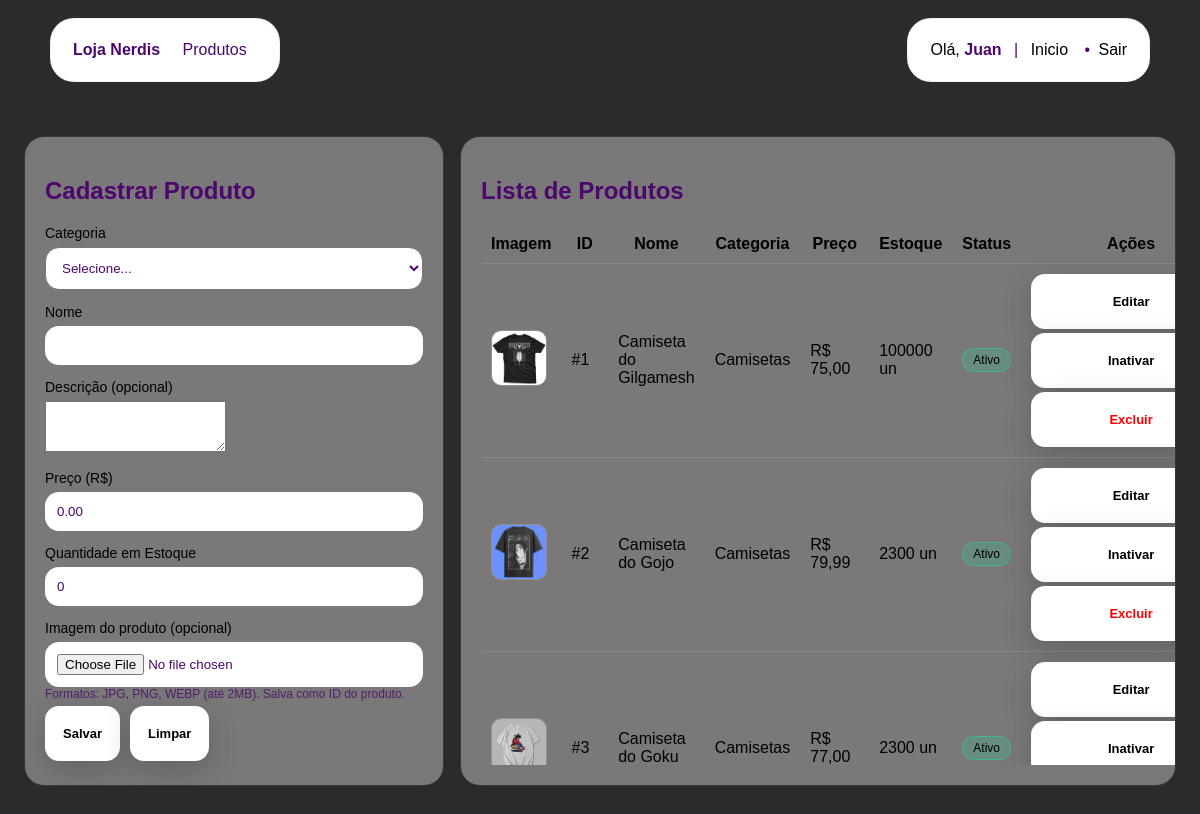
Page /loja_roupas/index.php?controller=produto&action=index (signed in) on the committed database.
### tables this page shows
CREATE TABLE `produto` (
  `id_produto` int(11) NOT NULL,
  `nome` varchar(100) NOT NULL,
  `descricao` text DEFAULT NULL,
  `preco` decimal(10,2) NOT NULL,
  `estoque` int(11) NOT NULL,
  `categoria_id` int(11) DEFAULT NULL,
  `ativo` tinyint(1) NOT NULL DEFAULT 1
);

CREATE TABLE `categoria` (
  `id_categoria` int(11) NOT NULL,
  `nome` varchar(50) NOT NULL
);

### loja_roupas/controllers/ProdutoController.php (called while the page is built, shortened)
<?php
require_once __DIR__ . '/../models/Produto.php';
class ProdutoController
{
public function index(): void
{
$produtoModel = new Produto();
$produtos = $produtoModel->listarComCategoria(false);
$editar = null;
require_once __DIR__ . '/../views/produtos.php';
}
}

### loja_roupas/index.php (called while the page is built, shortened)
<?php
require_once __DIR__ . '/config/db.php';
$controller = $_GET['controller'] ?? 'auth';
$action = $_GET['action'] ?? 'form';
switch ($controller) {
    case 'produto':
        require_once __DIR__ . '/controllers/ProdutoController.php';
        $c = new ProdutoController();
        break;
}
$c->$action();

### loja_roupas/config/db.php (called while the page is built)
<?php
class Database
{
private static $conn = null;
public static function getConnection()
{
if (self::$conn === null) {
try {
self::$conn = new PDO(
"mysql:host=localhost;dbname=loja_roupas;charset=utf8mb4",
"root",
"",
[
PDO::ATTR_ERRMODE => PDO::ERRMODE_EXCEPTION,
PDO::ATTR_DEFAULT_FETCH_MODE => PDO::FETCH_ASSOC
]
);
} catch (PDOException $e) {
die("Erro ao conectar ao banco de dados.");
}
}
return self::$conn;
}
}

### loja_roupas/models/produto.php (called while the page is built, shortened)
<?php
require_once __DIR__ . '/../config/db.php';
class Produto
{
    private PDO $conn;
    public function __construct()
    {
        $this->conn = Database::getConnection();
    }
    public function listarComCategoria(bool $somenteAtivos = false): array
    {
        $sql = "
            SELECT p.id_produto, p.categoria_id, p.nome, p.descricao, p.preco, p.estoque, p.ativo,
                   c.nome AS categoria_nome
            FROM produto p
            INNER JOIN categoria c ON c.id_categoria = p.categoria_id
        ";
        $sql .= " ORDER BY c.nome ASC, p.nome ASC";
        return $this->conn->query($sql)->fetchAll();
    }
}

### loja_roupas/views/produtos.php (the view, shortened to what this page needs)
<?php
function imagemProdutoUrl(int $produtoId): string
{
    $baseFs = __DIR__ . "/../public/uploads/produtos/";
    $baseUrl = "public/uploads/produtos/";
    foreach (['jpg','png','webp'] as $ext) {
        if (file_exists($baseFs . $produtoId . '.' . $ext)) {
            return $baseUrl . $produtoId . '.' . $ext;
        }
    }
    return "public/assets/img/produto_sem_foto.png";
}
?>
<!doctype html>
<html lang="pt-br">
<head>
    <link rel="stylesheet" href="public/assets/css/style.css">
</head>
<body class="pagina-produtos">
<div class="header">
    <div class="container header-inner">
        <div class="cabecaproduto">
            <strong>Loja Nerdis</strong>
            <span class="badge">Produtos</span>
        </div>
        <div class="user">
   <span style="color: black;">Olá,</span> <strong><?= htmlspecialchars($_SESSION['usuario_nome'] ?? 'Usuário') ?></strong>
    <span style="margin: 8px;">|</span>
    <a href="index.php?controller=auth&action=dashboard" style="margin-right: 8px; color: black;">Inicio</a>
    <span style="margin: 4px;">•</span>
    <a href="index.php?controller=auth&action=logout" style="color: black;">Sair</a>
</div>
</div>
    </div>
<div class="container grid">
    <div class="card">
        <h2><?= $editar ? "Editar Produto #".(int)$editar['id_produto'] : "Cadastrar Produto" ?></h2>
        <form method="post" action="index.php?controller=produto&action=salvar" enctype="multipart/form-data">
            <div class="form-group">
                <label style="color: black;">Categoria</label>
                <select class="input" name="categoria_id" required>
                    <option value="">Selecione...</option>
                </select>
            </div>
            <div class="form-group">
                <label style="color: black;">Nome</label>
                <input class="input" type="text" name="nome" required
                       value="<?= $editar ? htmlspecialchars($editar['nome']) : '' ?>">
            </div>
            <div class="form-group">
                <label style="color: black;">Descrição (opcional)</label>
                <textarea class="input" name="descricao" rows="3"><?= $editar ? htmlspecialchars($editar['descricao'] ?? '') : '' ?></textarea>
            </div>
            <div class="form-group">
                <label style="color: black;">Preço (R$)</label>
                <input class="input" type="number" step="0.01" name="preco" required
                       value="<?= $editar ? (float)$editar['preco'] : '0.00' ?>">
            </div>
            <div class="form-group">
                <label style="color: black;">Quantidade em Estoque</label>
                <input class="input" type="number" name="estoque" required
                       value="<?= $editar ? (int)$editar['estoque'] : '0' ?>">
            </div>
            <div class="form-group">
                <label style="color: black;">Imagem do produto (opcional)</label>
                <input class="input" type="file" name="imagem" accept="image/png, image/jpeg, image/webp">
                <small class="muted" style="display: block; margin-bottom: 5px;">Formatos: JPG, PNG, WEBP (até 2MB). Salva como ID do produto.</small>
            </div>
            <div class="actions">
                <button style="color: black;" class="btn btn-primary" type="submit">Salvar</button>
                <a style="color: black;" class="btn" href="index.php?controller=produto&action=index">Limpar</a>
            </div>
        </form>
    </div>
    <div class="card">
        <h2>Lista de Produtos</h2>
        <table class="table">
            <thead>
                <tr>
                    <th style="color: black;">Imagem</th>
                    <th style="color: black;">ID</th>
                    <th style="color: black;">Nome</th>
                    <th style="color: black;">Categoria</th>
                    <th style="color: black;">Preço</th>
                    <th style="color: black;">Estoque</th>
                    <th style="color: black;">Status</th>
                    <th style="width:220px; color: black;">Ações</th>
                </tr>
            </thead>
            <tbody>
                <?php
                $posicao = 1;
                foreach ($produtos as $p):
                ?>
                <tr>
                    <td>
                        <img class="thumb" src="<?= imagemProdutoUrl((int)$p['id_produto']) ?>" alt="produto">
                    </td>
                    <td style="color: black;">#<?= $posicao ?></td>
                    <td style="color: black;"><?= htmlspecialchars($p['nome']) ?></td>
                    <td style="color: black;"><?= htmlspecialchars($p['categoria_nome']) ?></td>
                    <td style="color: black;">R$ <?= number_format((float)($p['preco'] ?? 0), 2, ',', '.') ?></td>
                    <td style="color: black;"><?= (int)($p['estoque'] ?? 0) ?> un</td>
                    <td>
                        <?php if (isset($p['ativo']) && (int)$p['ativo'] === 1): ?>
                            <span style="color: black;" class="tag ok">Ativo</span>
                        <?php else: ?>
                            <span style="color: black;" class="tag off">Inativo</span>
                        <?php endif; ?>
                    </td>
                    <td>
                        <div style="display: flex; flex-direction: column; gap: 4px;">
                            <a style="color: black;" class="btn" href="index.php?controller=produto&action=index&id=<?= (int)$p['id_produto'] ?>">Editar</a>
                            <?php if (isset($p['ativo']) && (int)$p['ativo'] === 1): ?>
                                <a style="color: black;" class="btn btn-danger"
                                   href="index.php?controller=produto&action=toggle&id=<?= (int)$p['id_produto'] ?>&ativo=0"
                                   onclick="return confirm('Inativar este produto?')">Inativar</a>
                            <?php else: ?>
                                <a style="color: black;" class="btn btn-success"
                                   href="index.php?controller=produto&action=toggle&id=<?= (int)$p['id_produto'] ?>&ativo=1">Ativar</a>
                            <?php endif; ?>
                            <a class="btn btn-danger" style="color: red;"
                               href="index.php?controller=produto&action=deletar&id=<?= (int)$p['id_produto'] ?>"
                               onclick="return confirm('⚠️ DELETAR permanentemente? Não há volta!')">Excluir</a>
                        </div>
                    </td>
                </tr>
                <?php
                $posicao++;
                endforeach;
                ?>
            </tbody>
        </table>
    </div>
</div>
</body>
</html>

### loja_roupas/public/assets/css/style.css (style rules this page uses)
body { margin:0; min-height:100vh; display:block; justify-content:initial; align-items:initial; overflow-x:hidden; overflow-y: auto ; font-family:Arial, sans-serif; color: rgb(75, 7, 107);display: block; position:relative; }
body::before { content:""; position:fixed; inset:0; background-image:url("../img/bg.png"); background-size:cover; background-position:center; background-repeat:no-repeat; filter:blur(5px); transform:scale(1.05); z-index:-2; }
body.pagina-produtos::before { background-image: none; background-color: #2b2b2e; }
* { box-sizing:border-box; }
a { text-decoration:none; }
.container { width:min(1100px, 92vw); margin:0 auto; padding:195px 0; }
.card { background: rgba(192, 187, 187, 0.534); backdrop-filter: blur(10px); -webkit-backdrop-filter: blur(10px); border:1px solid rgba(0, 0, 0, 0.534); border-radius: 20px; box-shadow:var(--shadow); padding:20px; overflow: auto; }
input { width:100%; padding:14px; border:none; border-radius:30px; background: rgba(0,0,0,0.25); color:rgb(255, 255, 255); outline:none; }
label { display:block; margin:14px 0 6px; color:var(--muted); font-size:14px; }
input, select { width:100%; padding:12px; border-radius:14px; background-color: white; color:var(--txt); outline:none; }
.btn { display: inline-flex; justify-content: center; align-items: center; padding: 20px 18px; border-radius: 14px; border: 0; cursor: pointer; color: rgb(75, 7, 107); background-color: white; box-shadow: 0 10px 30px rgba(0, 0, 0, 0.18); font-family: inherit; font-size: 13px; font-weight: 700; }
.table { width:100%; min-width: 760px; border-collapse: collapse; }
.table th, .table td { padding: 10px; border-bottom: 1px solid rgba(255,255,255,.12); vertical-align: middle; }
.thumb { width:56px; height:56px; object-fit: cover; border-radius: 10px; border: 1px solid rgba(255,255,255,.18); }
.tag { padding: 4px 10px; border-radius: 999px; font-size: 12px; display: inline-block; }
.tag.ok { background: rgba(0,255,170,.15); border: 1px solid rgba(0,255,170,.35); }
.muted { opacity: .8; font-size: 12px; }
.grid { display: grid; grid-template-columns: 380px 1fr; gap: 16px; align-items: start; }
.header-inner { display:flex; justify-content: space-between; align-items:center; }
.badge { margin-left: 8px; padding: 4px 10px; border-radius: 999px; }
.header .container { padding: 18px 0; }
.container.grid { width: min(1320px, 96vw); padding: 36px 0; grid-template-columns: minmax(320px, 420px) minmax(0, 1fr); align-items: stretch; }
.container.grid > .card:last-child { height: 650px; display: flex; flex-direction: column; }
.container.grid > .card:last-child > .table { flex: 1; overflow-y: auto; display: block; }
.actions { display: flex; gap: 10px; flex-wrap: wrap; }
.user { background-color: white; border:1px solid rgba(170, 160, 160, 0.15); border-radius: 24px; box-shadow:var(--shadow); padding:22px; }
.cabecaproduto { background-color: white; border:1px solid rgba(170, 160, 160, 0.15); border-radius: 24px; box-shadow:var(--shadow); padding:22px; }

### rows in the picture
produto: shows a picture, nome "Camiseta do Gilgamesh", categoria.nome "Camisetas", preco "75,00", estoque "100000", ativo "Ativo"
produto: shows a picture, nome "Camiseta do Gojo", categoria.nome "Camisetas", preco "79,99", estoque "2300", ativo "Ativo"
produto: shows a picture, nome "Camiseta do Goku", categoria.nome "Camisetas", preco "77,00", estoque "2300", ativo "Ativo"

### other values in the picture
$_SESSION['usuario_nome'] "Juan"
